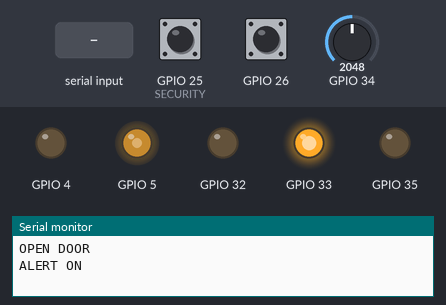
A sketch run on a simulated ESP32. On the bench: output pins drawn as LEDs (lit = HIGH), the last lines printed to the serial monitor. The test bench sets the inputs (shaded band); at power-on: GPIO 34 = 2048, GPIO 25 (SECURITY) HIGH, GPIO 26 HIGH. Nothing arrives over Bluetooth unless stated.

Above: at 2.2 s.
2.3 s: GPIO 34 set to 0
At 3.2 s:
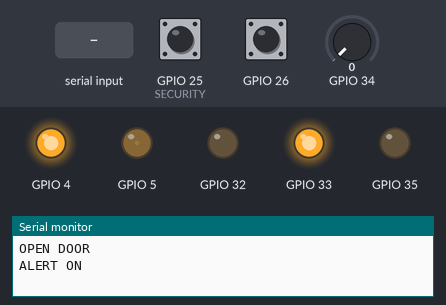
9.5 s: GPIO 25 (SECURITY) pulled LOW for 3.2 s
At 11.8 s:
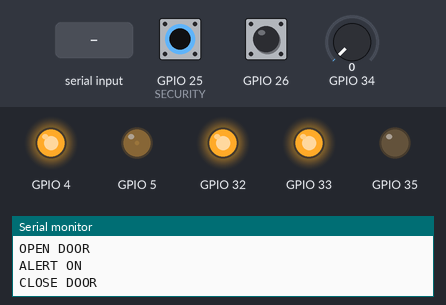
14.2 s: "1" received over the second serial link
At 14.7 s:
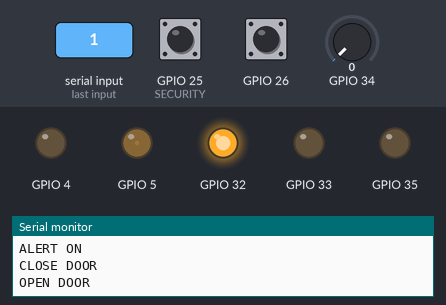
17.7 s: "0" received over the second serial link
At 18.2 s:
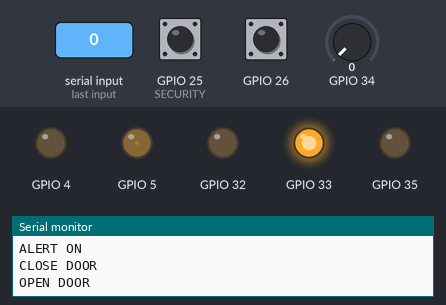
21.2 s: GPIO 26 pulled LOW for 0.15 s
24.7 s: GPIO 34 set to 4
27.8 s: GPIO 34 set to 7
At 29.56 s:
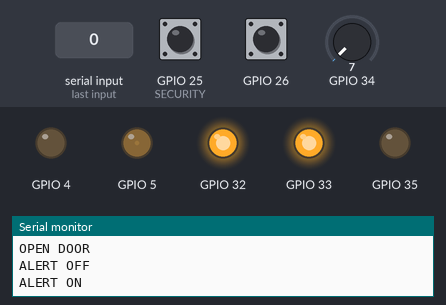
Timing chart, 0 to 32.3 s (numbered marks = the images above; inputs shaded):
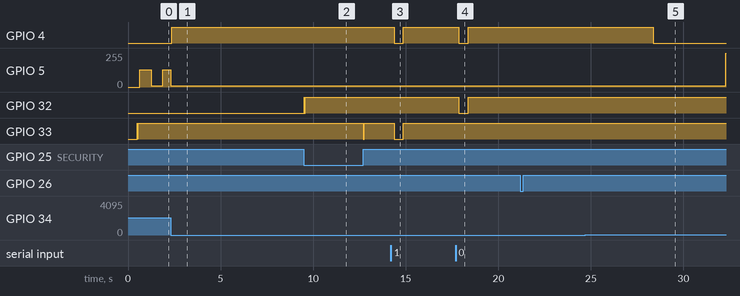

Measured:
- the behaviour switches between 5 and 6 on GPIO 34 (found by bisection; images 4 and 5)
- after the input at 2.3 s, GPIO 4: LOW → HIGH after 0.07 s
- after the input at 9.5 s, GPIO 32: alternates HIGH for 0.01 s and LOW for 0.01 s, 5 changes in all, then stays HIGH, starting at once; GPIO 33: alternates HIGH for 0.01 s and LOW for 0.01 s, 4 changes in all, then stays HIGH, starting after 3.2 s
- after the input at 14.2 s, GPIO 4, GPIO 33: HIGH → LOW after 0.17 s, → HIGH 0.50 s later
- after the input at 17.7 s, GPIO 4, GPIO 32: HIGH → LOW after 0.17 s, → HIGH 0.50 s later
- after the input at 27.8 s, GPIO 4: HIGH → LOW after 0.58 s; GPIO 5: 10/255 → 255/255 after 4.5 s

The sketch:

Security.ino
```cpp
#include "BluetoothSerial.h"  // Заголовочный файл для последовательного Bluetooth будет добавлен по умолчанию в Arduino
BluetoothSerial ESP_BT;       // Объект для Bluetooth
#include "call.h"             // Библиотека звонка
#include "door.h"             // Библиотека электрозамка
#include "alert.h"            // Библиотека работы сирены

//Замок
  Door door(33, 32, 50);    // подключаем библиотеку электро-замка контакты (открыть, закрыть, время работы)

//Звонок
  Call Call(5, 34, 4, 300); // подключаем библиотеку звонка контакты (светодиод, кнопка, оптопара, задержка нажатия)

// Сирена
  Alert Alert(26, 35);      // оптопара сработки тревоги и реле сирены

// Охрана
  int SECURITY = 25;             // оптопара поставки/снятия охраны
  bool STATUS_SECURITY = false;  // флаг сработки тревоги

//Идентифицируем ядро 0.
  TaskHandle_t Task1;
//Идентифицируем ядро 1.
  TaskHandle_t Task2;

void setup()
{
    Serial.begin(115200); // Запускаем последовательный монитор со скоростью 9600
    //Настройка блютуз
    ESP_BT.begin("Control"); // Задаем имя вашего устройства Bluetooth

    pinMode(SECURITY, INPUT_PULLUP);

    // Создаем задачу с кодом из функции Task1code(),
    // с приоритетом 1 и выполняемую на ядре 0:
    xTaskCreatePinnedToCore(
                        Task1code,   /* Функция задачи */
                        "Task1",     /* Название задачи */
                        10000,       /* Размер стека задачи */
                        NULL,        /* Параметр задачи */
                        1,           /* Приоритет задачи */
                        &Task1,      /* Идентификатор задачи,
                                        чтобы ее можно было отслеживать */
                        0);          /* Ядро для выполнения задачи (0) */
    delay(500);

    // Создаем задачу с кодом из функции Task2code(),
    // с приоритетом 1 и выполняемую на ядре 1:
    xTaskCreatePinnedToCore(
                      Task2code,   /* Функция задачи */
                      "Task2",     /* Название задачи */
                      10000,       /* Размер стека задачи */
                      NULL,        /* Параметр задачи */
                      1,           /* Приоритет задачи */
                      &Task2,      /* Идентификатор задачи,
                                      чтобы ее можно было отслеживать */
                      1);          /* Ядро для выполнения задачи (1) */
    delay(500);
}

//Запускаем выполнение задачи звонка и блютуз на ядре 0.
void Task1code( void * pvParameters )
{
    for(;;)
    {
        Call.callBlik();  // оправшиваем кнопку звонка
        bluetooth();      // опрашиваем блютуз
    }
}

void Task2code( void * pvParameters )
{
    for(;;){
        if (digitalRead(SECURITY) && !STATUS_SECURITY)
        {
            door.doorOpen();
            STATUS_SECURITY = true;
            Serial.println("OPEN DOOR");
        }
        if (!digitalRead(SECURITY) && STATUS_SECURITY)
        {
            door.doorClose();
            STATUS_SECURITY = false;
            Serial.println("CLOSE DOOR");
        }
        delay(10);

        Alert.statusAlert();
        Alert.status_alert;
    }
}

void loop()
{
}

//Переменная принятых данных по ВТ
  int incoming;

//Функция Bluetooth
void bluetooth()
{
    if (ESP_BT.available()) // Проверяем, не получили ли мы что-либо от Bluetooth модуля
    {
        incoming = ESP_BT.read(); // Читаем, что получили
        if (incoming == 49)  // Если значение равно единице, открывем замок
        {
            door.doorOpenBT();
            ESP_BT.println("Door Open!");
        }

        if (incoming == 48)  // Если значение равно нулю, закрываем замок
        {
            door.doorCloseBT();
            ESP_BT.println("Door Close!");
        }
    }
}
```

alert.cpp
```cpp
#include "Arduino.h"
#include "alert.h"

Alert::Alert(int alert_optopara, int alert_rele)
{
	pinMode(alert_optopara, INPUT_PULLUP);  // контакт отслеживания сработки серены.
  pinMode(alert_rele, OUTPUT);            // выставляем контакт реле на выход
  digitalWrite(alert_rele, HIGH);         // выставляем высокий уровень

	_alert_optopara = alert_optopara;
	_alert_rele = alert_rele;
}

// Функция сработки серены
void Alert::statusAlert()
{
    if (digitalRead(_alert_optopara) && !status_alert)
    {
        status_alert = true;
        Serial.println("ALERT ON");
    }
    if (!digitalRead(_alert_optopara) && status_alert)
    {
        status_alert = false;
        Serial.println("ALERT OFF");
    }
    delay(10);
}
```

alert.h
```cpp
/*
	Сработка сирены и управление электрозамком
	Телеграм: @denzizya
	1. Пин оптопары
	4. Пин реле сирены
*/
class Alert
{
	public:
		Alert(int alert_optopara, int alert_rele);
		void statusAlert();
	  bool status_alert = false;  // флаг сработки тревоги

	private:
		int _alert_optopara;       // оптопара сработки тревоги
    int _alert_rele;           // реле сирены
};
```

call.cpp
```cpp
#include "Arduino.h"
#include "call.h"

Call::Call(int call_led, int call_buton, int call_optopara, int timer_down_buton)
{
	ledcSetup(_ledChannel, _freq, _resolution); // настраиваем ШИМ
	ledcAttachPin(call_led, _ledChannel);      	// привязываем канал к портам светодиодов
	ledcWrite(_ledChannel, 255);                // устанавлваем первоначальную яркость
	pinMode(call_buton, INPUT_PULLUP);			// устанавливаем пин кнопки на вход с подтяжкой
    pinMode(call_optopara, OUTPUT);
    digitalWrite(call_optopara, LOW);

	_call_led = call_led;
	_call_buton = call_buton;
	_call_optopara = call_optopara;
	_timer_down_buton = timer_down_buton;
}

//Функция мигания звонка
void Call::callBlik()
{

	if(analogRead(_call_buton) > 5)
	{
		_buton_down_time = 0;
		// уменьшаем яркость светодиода
		for(int dutyCycle = 255; dutyCycle >= 10; dutyCycle--)
		{
			ledcWrite(_ledChannel, dutyCycle);
			delay(5);
			if(analogRead(_call_buton)<30){break;}
		}

		// увеличиваем яркость светодиода
		for(int dutyCycle = 10; dutyCycle <= 255; dutyCycle++)
		{
			ledcWrite(_ledChannel, dutyCycle);
			delay(5);
			if(analogRead(_call_buton)<30){break;}
		}
	}
	else{
			ledcWrite(_ledChannel, 10);
			_buton_down_time++;
	}

	if(_buton_down_time > _timer_down_buton)
	{
		digitalWrite(_call_optopara, HIGH);
		delay(1000);
		digitalWrite(_call_optopara, LOW);
	}
}
```

call.h
```cpp
/*
	Мигалка LED с отслеживанием нажатия
	Телеграм: @denzizya
	1. Пин светодиода
	2. Пин кнопки
	3. Пин оптопары
	4. Время задержки на дребезг кнопки
*/
class Call
{
	public:
		Call(int call_led, int call_buton, int call_optopara, int timer_down_buton);
		void callBlik();

	private:
		int _call_led;
		int _call_buton;
		int _call_optopara;
		int _buton_down_time = 0;
		int _timer_down_buton;

		// задаём свойства ШИМ-сигнала для мигания светодиода
		int _freq = 5000;
		int _ledChannel = 0;
		int _resolution = 8;
};
```

door.cpp
```cpp
#include "Arduino.h"
#include "door.h"

Door::Door(int lock_open, int lock_close, int time_power_lock)
{
    pinMode (lock_open, OUTPUT);    // задаем контакт подключения светодиода как выходной
    pinMode (lock_close, OUTPUT);   // задаем контакт подключения светодиода как выходной
    digitalWrite(lock_open, HIGH);  // выставляем высокий уровень
    digitalWrite(lock_close, HIGH); // выставляем высокий уровень

	_lock_open = lock_open;
	_lock_close = lock_close;
	_time_power_lock = time_power_lock;
}

//Функция открытия двери
void Door::doorOpen()
{
  digitalWrite(_lock_open, LOW);
  delay(10);
  digitalWrite(_lock_open, HIGH);
  delay(10);
  digitalWrite(_lock_open, LOW);
  delay(10);
  digitalWrite(_lock_open, HIGH);
  //delay(5);
  //digitalWrite(_lock_open, LOW);
  //delay(5);
  //digitalWrite(_lock_open, HIGH);
  //delay(5);
  //digitalWrite(_lock_open, LOW);
	_returnRele();
}

//Функция закрытия двери
void Door::doorClose()
{
	digitalWrite(_lock_close, LOW);
  delay(10);
  digitalWrite(_lock_close, HIGH);
  delay(10);
  digitalWrite(_lock_close, LOW);
  delay(10);
  digitalWrite(_lock_close, HIGH);
  delay(10);
  digitalWrite(_lock_close, LOW);
  delay(10);
  digitalWrite(_lock_close, HIGH);
  //delay(50);
  //digitalWrite(_lock_close, LOW);
	_returnRele();
}

//Функция сброса реле
void Door::_returnRele()
{
	delay(_time_power_lock);
	digitalWrite(_lock_close, HIGH);
	digitalWrite(_lock_open, HIGH);
}

//Функция открытия двери
void Door::doorOpenBT()
{
  digitalWrite(_lock_open, LOW);
  delay(500);
  digitalWrite(_lock_open, HIGH);
}

//Функция закрытия двери
void Door::doorCloseBT()
{
  digitalWrite(_lock_close, LOW);
  delay(500);
  digitalWrite(_lock_close, HIGH);
}
```

door.h
```cpp
/*
	Открытие закрытие электро-замка
	Телеграм: @denzizya
	1. Пин открвтия
	2. Пин закрытия
	3. Время работы
*/
class Door
{
	public:
		Door(int lock_open, int lock_close, int time_power_lock);
		void doorOpen();
		void doorClose();
    void doorOpenBT();
    void doorCloseBT();
	private:
		void _returnRele();
		int _lock_open;
		int _lock_close;
		int _time_power_lock;
};
```
